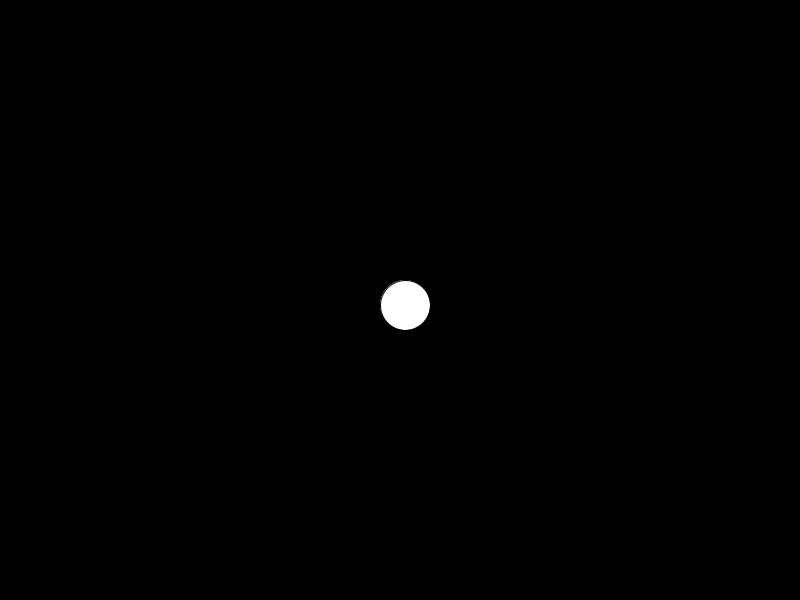
Frame 1 (no input)
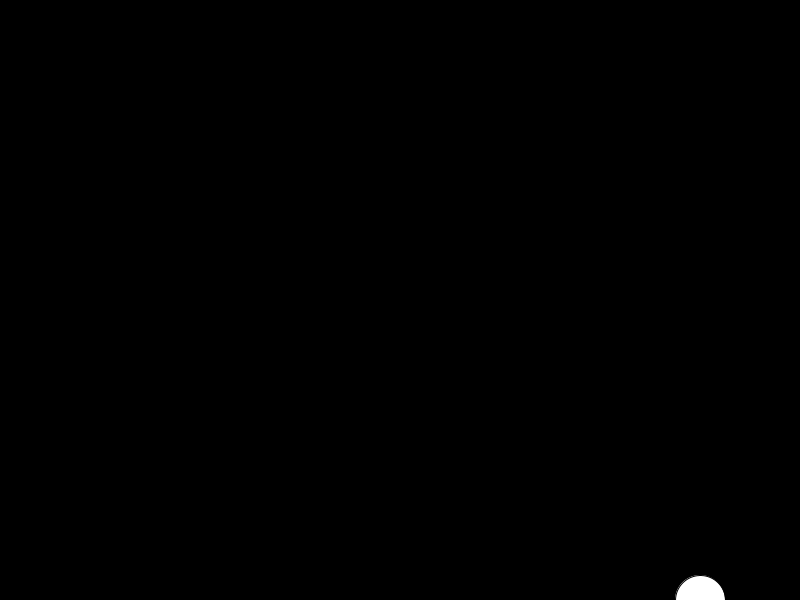
Frame 60 (the mouse pressed at the canvas centre just before this capture)
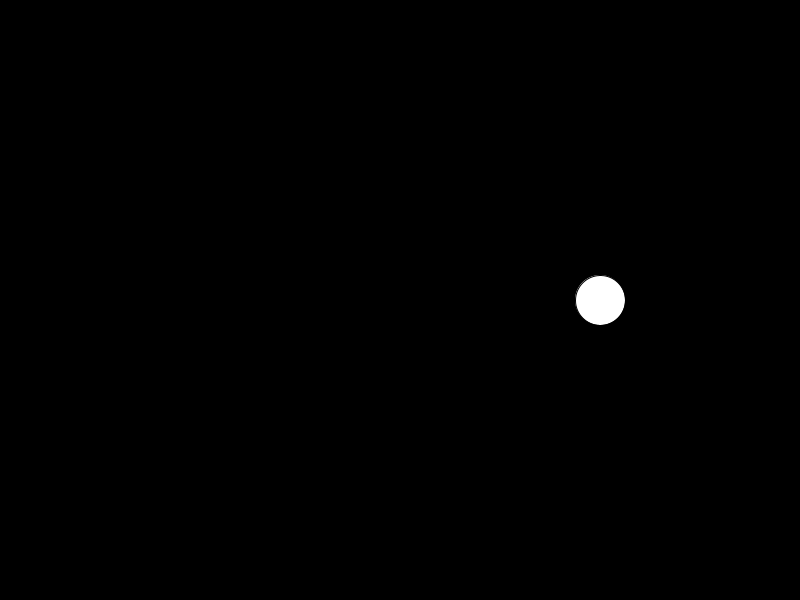
Frame 120 (the mouse held since frame 60 and released just before this capture)

The Processing sketch that drew these frames (run headless with seeded random() and noise(); from frame 60 on, the mouse is pressed at the canvas centre):

// Processing sketch: bouncing_ball
// ── bouncing_ball.pde
float x = 400;
float y = 300;
float xspeed = 5;
float yspeed = 5;
void setup(){
  size(800,600);
  
}

void draw(){
  background(0);
  x += xspeed;
  if(x>=width || x<=0){
    xspeed*=-1;    
  }
  y+=yspeed;
  if(y>=height || y<=0){
  yspeed*=-1;
  }
  
  ellipse(x,y, 50,50);
}
